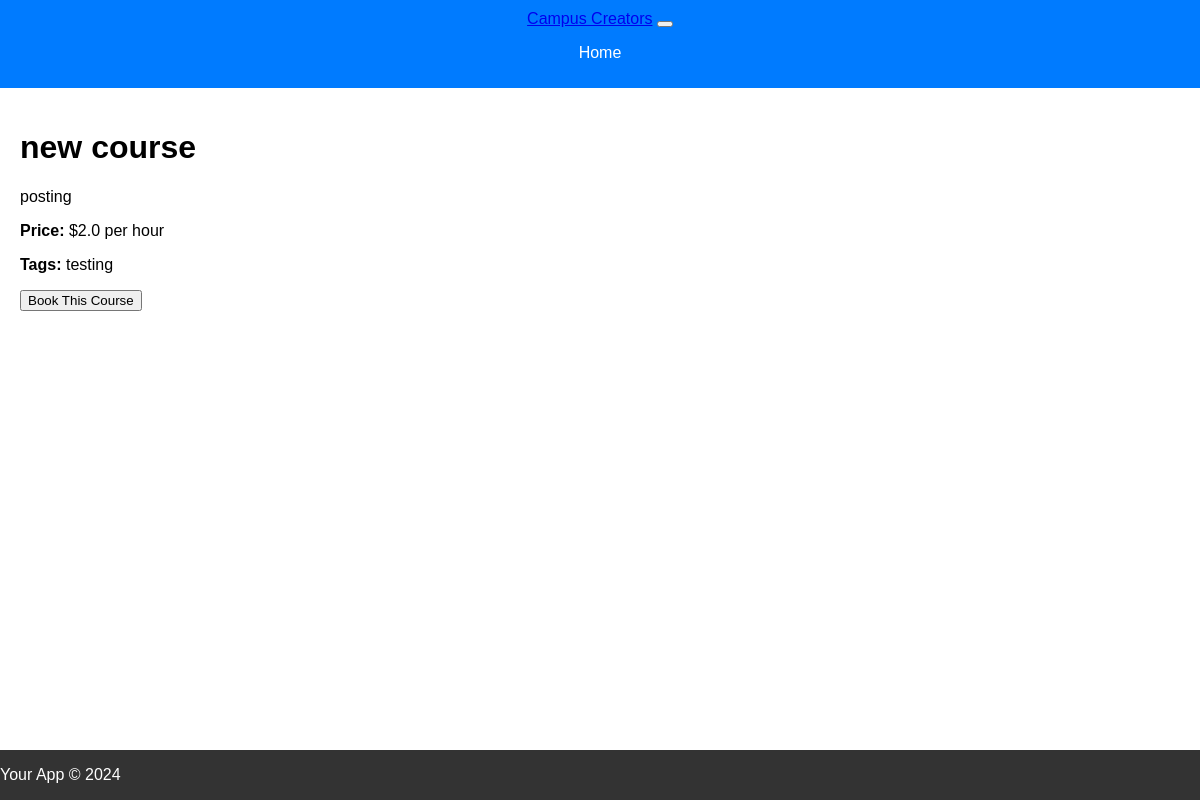
Page /course/13 on the committed database.
### app.py (models this page shows)
class Course(db.Model):
    id = db.Column(db.Integer, primary_key=True)
    title = db.Column(db.String(100), nullable=False)
    description = db.Column(db.Text, nullable=False)
    price_per_hour = db.Column(db.Float, nullable=False)
    image_url = db.Column(db.String(255))  # Assuming images are hosted elsewhere and accessed via URL
    category_tags = db.Column(db.String(255))  # Could be a comma-separated list or a relationship to another table
    rating = db.Column(db.Float)  # Average rating, possibly updated via a separate ratings model or table
    created_at = db.Column(db.DateTime, default=datetime.utcnow)
    user_id = db.Column(db.Integer, db.ForeignKey('user.id'), nullable=False)  # Linking a course to a user
    creator = relationship('User', backref='courses')  # Establishing a bidirectional relationship with the User model

### app.py (the view)
@app.route('/course/<int:course_id>')
def course_details(course_id):
    course = Course.query.get_or_404(course_id)
    return render_template('course_details.html', course=course)

### templates/course_details.html
{% extends 'base.html' %}
{% block content %}
<div class="course-detail">
    <h1>{{ course.title }}</h1>
    <p>{{ course.description }}</p>
    <p><strong>Price:</strong> ${{ course.price_per_hour }} per hour</p>
    <p><strong>Tags:</strong> {{ course.category_tags }}</p>
    <form action="{{ url_for('book_course', course_id=course.id) }}" method="post">
        <button type="submit" class="btn btn-primary">Book This Course</button>
    </form>
</div>
{% endblock %}

### static/css/style.css (style rules this page uses)
body { font-family: Arial, sans-serif; margin: 0; padding: 0; display: flex; flex-direction: column; min-height: 100vh; }

### rows in the picture
Course: title "new course", description "posting", price_per_hour "2.0", category_tags "testing"
